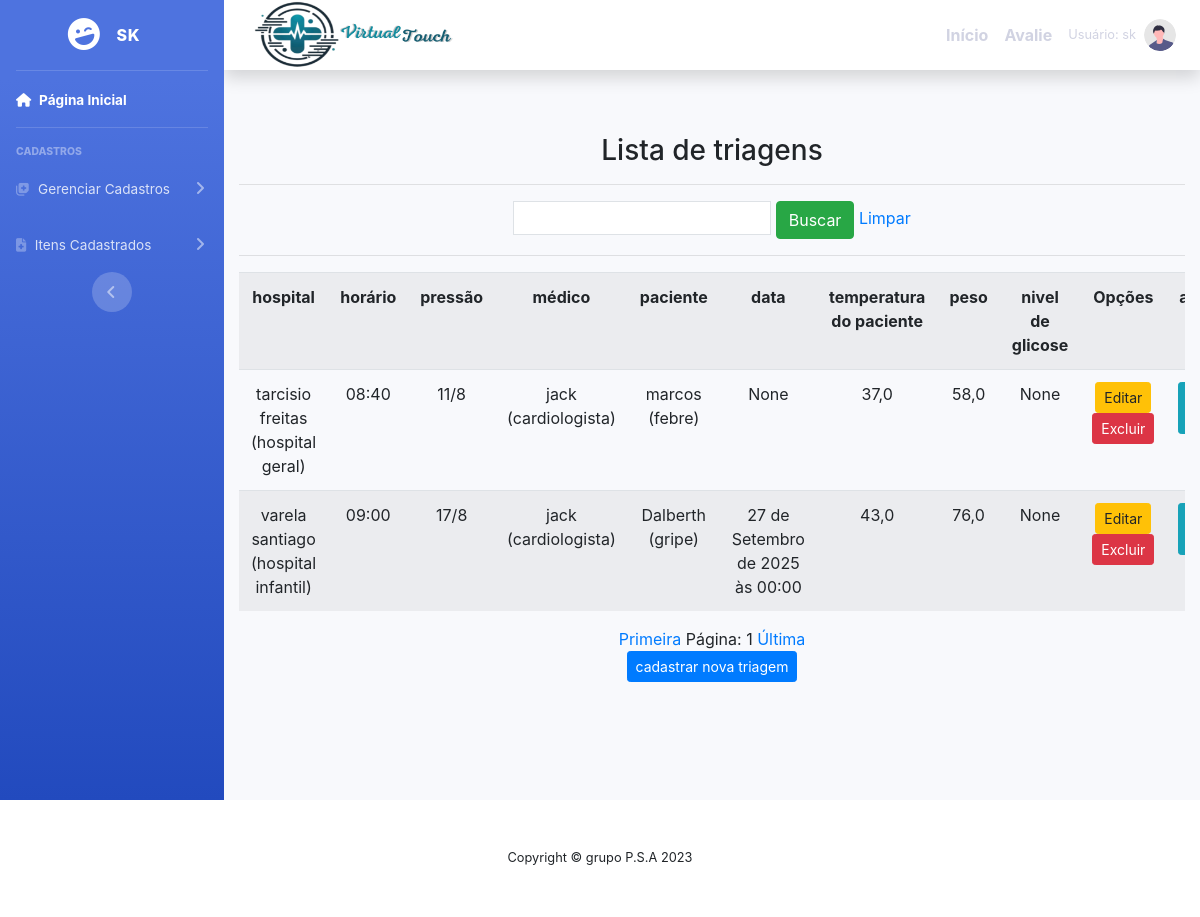
The app's page /listar/triagem/ (signed in), older data.
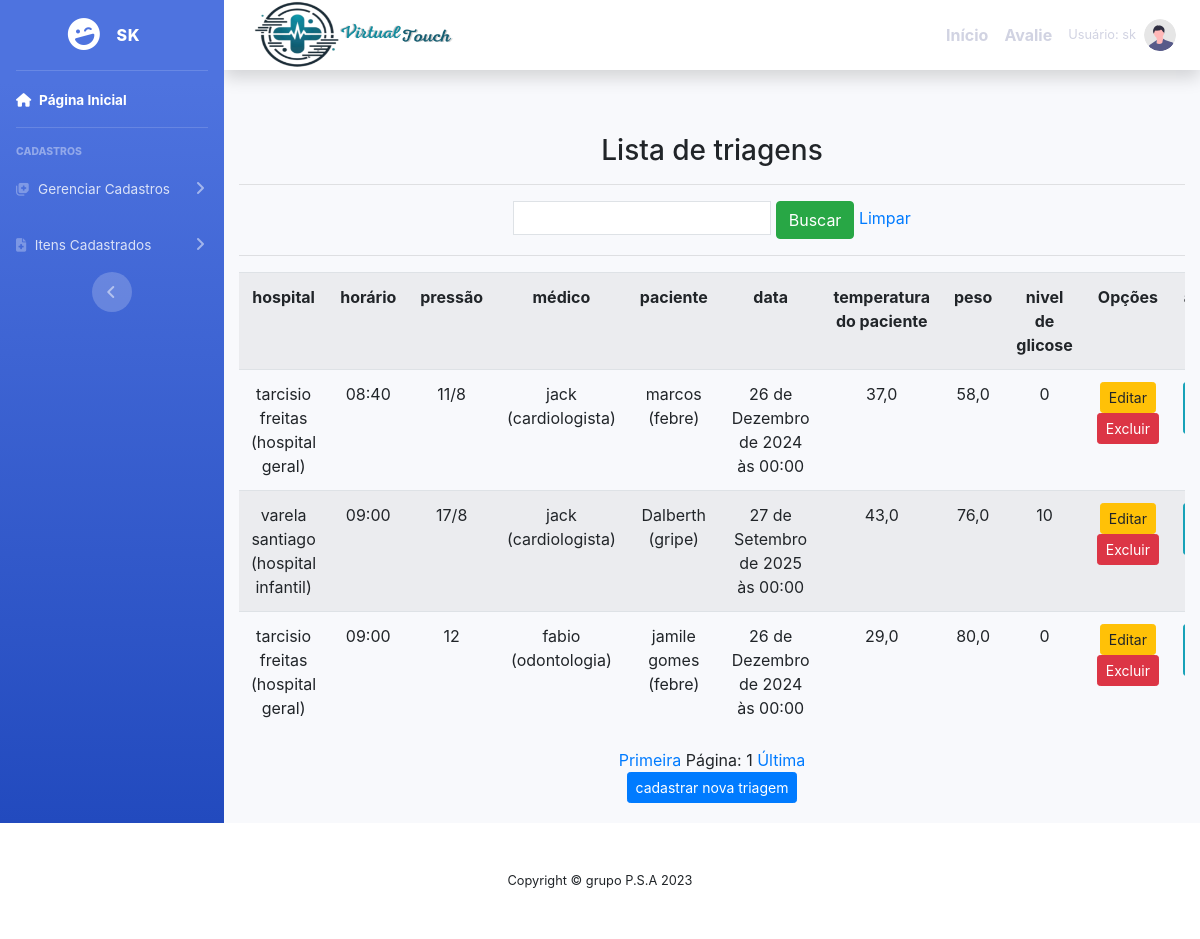
The same page, newer data.
### cadastros/models.py (models this page shows, shortened)
class Triagem(models.Model):
    usuario = models.ForeignKey(User, on_delete=models.PROTECT)
    paciente = models.ForeignKey(Paciente, on_delete=models.PROTECT)
    data = models.DateTimeField(verbose_name='data')  # Change to DateTimeField for datetime input
    medico = models.ForeignKey(Medico, on_delete=models.PROTECT)
    hospital = models.ForeignKey(Hospital, on_delete=models.PROTECT)
    horario = models.TimeField(verbose_name="horario", default='09:00:00')  # Set default time
    pressao = models.CharField(verbose_name='pressao', max_length=20)
    temperatura = models.FloatField(verbose_name='temperatura')
    peso = models.FloatField(verbose_name='peso_corporal')
    glicose = models.CharField(verbose_name='glicose', max_length=6, null=True, blank=True)

class Hospital(models.Model):
    usuario = models.ForeignKey(User, on_delete=models.PROTECT)
    nome = models.CharField(max_length=50)
    descricao = models.CharField(max_length=150,
        verbose_name="descricao")
    def __str__(self):
        return "{} ({})".format(self.nome, self.descricao)

class Medico(models.Model):
    usuario  = models.ForeignKey(User, on_delete=models.PROTECT)
    numero = models.IntegerField(verbose_name="Número de telefone")
    nome = models.CharField(max_length=50, verbose_name=" nome")
    cpf = models.CharField(max_length = 11 ,verbose_name=" cpf ")
    especificacao = models.CharField(max_length=150)
    hospital = models.ForeignKey(Hospital, on_delete=models.PROTECT)
    def __str__(self):
        return "{} ({})".format( self.nome, self. especificacao)

class Paciente(models.Model):
    usuario  = models.ForeignKey(User, on_delete=models.PROTECT)
    nome = models.CharField(max_length=50)
    telefone = models.CharField (verbose_name='telefone', max_length=11)
    numero_sus = models.CharField (verbose_name='numero_sus', max_length=15)
    cpf = models.CharField(verbose_name='cpf', max_length=11, null=True, blank=True)
    hospital = models.ForeignKey(Hospital, on_delete=models.PROTECT)
    descricao = models.CharField(max_length=150, verbose_name="descricao")
    sintomas = models.CharField(max_length=150, verbose_name="sintomas")
    doença_cronica = models.CharField(max_length=150, verbose_name="doença_cronica", null =True ,blank = True)
    idade = models.IntegerField (verbose_name='idade')
    usuario = models.ForeignKey(User, related_name='pacientes', on_delete=models.CASCADE)
    usuario_cadastrador = models.ForeignKey(User, related_name='pacientes_cadastrados', on_delete=models.CASCADE)
    def __str__(self):
        return "{} ({})".format(self.nome , self.sintomas)

### cadastros/views.py (the view)
# urls.py: path('listar/triagem/',TriagemList.as_view(),
class TriagemList(GroupRequiredMixin, ListView):
    group_required = u'Medico'
    login_url = reverse_lazy('login')
    model = Triagem
    template_name = 'listas/triagem.html'
    paginate_by = 5
    def get_queryset(self):
        nome = self.request.GET.get('nome')
        if nome:
            triagem = Triagem.objects.filter(paciente__nome__icontains=nome)
        else:
            triagem = Triagem.objects.all()
        return triagem

### paginas/templates/listas/triagem.html (shortened to what this page needs)
{% extends 'modelo.html' %}
{% load static %}
{% block conteudo %}
    <div class="container">
        <h3>Lista de triagens  </h3>
        <hr>
        <div class="table-responsive">
            <form action="?" method="GET">
                <input type="text" name="nome" class="p-1 border" value="{{ request.GET.nome }}">
                <button type="submit" class="btn btn-success">Buscar</button>
                <a href="{% url 'Listar-triagem' %}">Limpar</a>
            </form>
            <hr>
            <table class="table table-striped">
                <tr>
                    <th>hospital</th>
                    <th>horário</th>
                    <th>pressão</th>
                    <th>médico</th>
                    <th>paciente</th>
                    <th>data</th>
                    <th>temperatura do paciente</th>
                    <th>peso</th>
                    <th>nivel de glicose</th>
                    <th>Opções</th>
                    <th>atendimento </th>
                </tr>
                {% for triagem in object_list %}
                <tr>
                    <td>{{ triagem.hospital }}</td>
                    <td>{{ triagem.horario }}</td>
                    <td>{{ triagem.pressao }}</td>
                    <td>{{ triagem.medico }}</td>
                    <td>{{ triagem.paciente }}</td>
                    <td>{{ triagem.data }}</td>
                    <td>{{ triagem.temperatura }}</td>
                    <td>{{ triagem.peso }}</td>
                    <td>{{ triagem.glicose }}</td>
                    <td>
                        <a href="{%  url 'editar-triagem' triagem.pk %}" class="btn btn-warning btn-sm" title="Editar">Editar</a>
                        <a href="{% url 'excluir-triagem' triagem.pk %}" class="btn btn-danger btn-sm" title="Excluir">Excluir</a>
                    </td>
                    <td>
                        <a href="{% url 'cadastrar-atendimento' triagem.paciente.pk %}" class="btn btn-info btn-sm" title="Ver Prontuário"> realizar atendimento</a>
                    </td>
                </tr>
                {% empty %}
                <tr>
                    <td colspan="3">Nenhuma  triagem registrada.</td>
                </tr>
                {% endfor %}
            </table>
            <div class="text-center">
                <a href="?page=1">Primeira</a>
                <span>Página: {{ page_obj.number }}</span>
                <a href="?page={{ page_obj.paginator.num_pages }}">Última</a>
            </div>
            <a  href="{% url 'cadastrar-triagem' %}"><button class="btn btn-primary btn-sm" >cadastrar nova triagem</button></a>
        </div>
    </div>
    <link rel="stylesheet" href="{% static 'js/meu.js' %}">
{% endblock %}

### paginas/templates/modelo.html (shortened to what this page needs)
{% load static %}
<!DOCTYPE html>
<html lang="pt-br">
<head>
    <link href="https://stackpath.bootstrapcdn.com/bootstrap/4.5.2/css/bootstrap.min.css" rel="stylesheet">
    <link href="https://cdnjs.cloudflare.com/ajax/libs/font-awesome/5.15.4/css/all.min.css" rel="stylesheet">
    <link href="{% static 'vendor/fontawesome-free/css/all.min.css' %}" rel="stylesheet" type="text/css">
    <link rel="stylesheet" href="https://cdnjs.cloudflare.com/ajax/libs/font-awesome/5.15.4/css/all.min.css">
    <link href="{% static 'css/sb-admin-2.css' %}" rel="stylesheet">
    <link rel="stylesheet" href="{% static 'css/bootstrap.min.css' %}">
    <link rel="stylesheet" href="{% static 'css/meu.css' %}">
</head>
<body>
    <div id="wrapper">
      {% include 'includes/sidebar.html'%}
      <div id="content-wrapper" class="d-flex flex-column">
        <div >
          {% include 'includes/navbar.html'%}
        </div>
          {% block conteudo %}{% endblock %}
        </div>
      </div>
    {% block rodape %}
      {% include 'includes/rodape.html'%}
    {% endblock %}
</body>
</html>

### paginas/templates/includes/sidebar.html (shortened to what this page needs)
<link href="https://stackpath.bootstrapcdn.com/bootstrap/4.5.2/css/bootstrap.min.css" rel="stylesheet">
<ul class="navbar-nav bg-gradient-primary sidebar sidebar-dark accordion" id="accordionSidebar">
    <a class="sidebar-brand d-flex align-items-center justify-content-center" href="?">
        <div class="sidebar-brand-icon rotate-n-15">
            <i class="fas fa-laugh-wink"></i>
        </div>
        <div class="sidebar-brand-text mx-3">{{ user.get_username }}</div>
    </a>
    <hr class="sidebar-divider my-0">
    <li class="nav-item active">
        <a class="nav-link" href="{% url 'inicio' %}">
            <i class="fas fa-home"></i>
            <span>Página Inicial</span>
        </a>
    </li>
    <hr class="sidebar-divider">
    <div class="sidebar-heading">Cadastros</div>
    <li class="nav-item">
        <a class="nav-link collapsed" href="#" data-toggle="collapse" data-target="#collapseTwo"
           aria-expanded="true" aria-controls="collapseTwo">
            <i class="fas fa-notes-medical"></i>
            <span>Gerenciar Cadastros</span>
        </a>
    </li>
    <li class="nav-item">
        <a class="nav-link collapsed" href="#" data-toggle="collapse" data-target="#collapseUtilities"
           aria-expanded="true" aria-controls="collapseUtilities">
            <i class="fas fa-file-medical"></i>
            <span>Itens Cadastrados</span>
        </a>
    </li>
    <div class="text-center d-none d-md-inline">
        <button class="rounded-circle border-0" id="sidebarToggle"></button>
    </div>
</ul>

### paginas/templates/includes/navbar.html (shortened to what this page needs)
{% load static %}
<nav class="navbar navbar-expand navbar-light bg-white topbar mb-4 static-top shadow">
    <a class="navbar-brand" href="{% url 'inicio' %}">
        <img src="{% static 'fotos/LOGO.png' %}" alt="Logo" width="300" height="150" class="mr-2">
    </a>
    <ul class="navbar-nav ml-auto">
        {% if user.is_authenticated %}
            <li class="nav-item active">
                <a class="nav-link" href="{% url 'inicio' %}"> <strong> Início </strong> <span class="sr-only">(current)</span></a>
            </li>
            <li class="nav-item active">
                <a class="nav-link" href="{% url 'cadastra-comentario' %}"> <strong> Avalie </strong> </a>
            </li>
            <li class="nav-item dropdown no-arrow">
                <a class="nav-link dropdown-toggle" href="#" id="userDropdown" role="button"
                    data-toggle="dropdown" aria-haspopup="true" aria-expanded="false">
                    <span class="mr-2 d-none d-lg-inline text-gray-600 small">Usuário: {{ user.get_username }}</span>
                    <img class="img-profile rounded-circle"
                        src="{% static 'fotos/undraw_profile.svg' %}">
                </a>
            </li>
        {% endif %}
    </ul>
</nav>

### paginas/templates/includes/rodape.html (shortened to what this page needs)
<footer class="sticky-footer bg-white">
<div class="container my-auto">
    <div class="copyright text-center my-auto">
        <span>Copyright &copy; grupo P.S.A 2023</span>
    </div>
</div>
</footer>
</body>
</html>

### static/css/meu.css (style rules this page uses)
body { font-family: 'Times New Roman', Times, serif; background: linear-gradient(to bottom, #ffffff, #a0c6e5); margin: 0; padding: 0; }
.container { margin-top: 20px; padding: 20px; text-align: center; }

Row changes from the older to the newer data that the page shows:
changed Triagem "marcos (febre)": data "None" → "26 de Dezembro de 2024 às 00:00"; glicose "None" → "0"
changed Triagem "27 de Setembro de 2025 às 00:00": glicose "None" → "10"
added Triagem: hospital "tarcisio freitas (hospital geral)", horario "09:00", pressao "12", medico "fabio (odontologia)", paciente "jamile gomes (febre)", data "26 de Dezembro de 2024 às 00:00", temperatura "29,0", peso "80,0", glicose "0"
